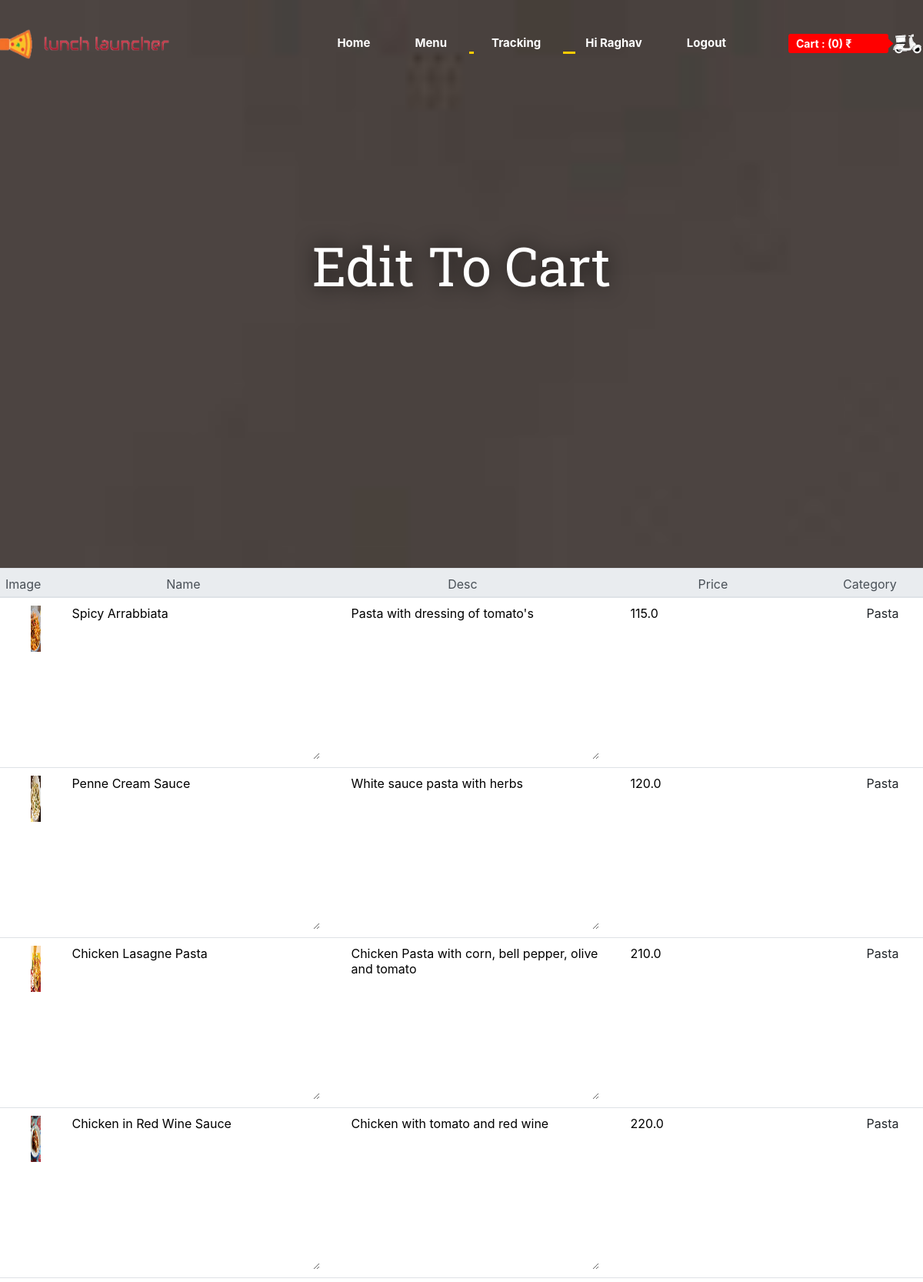
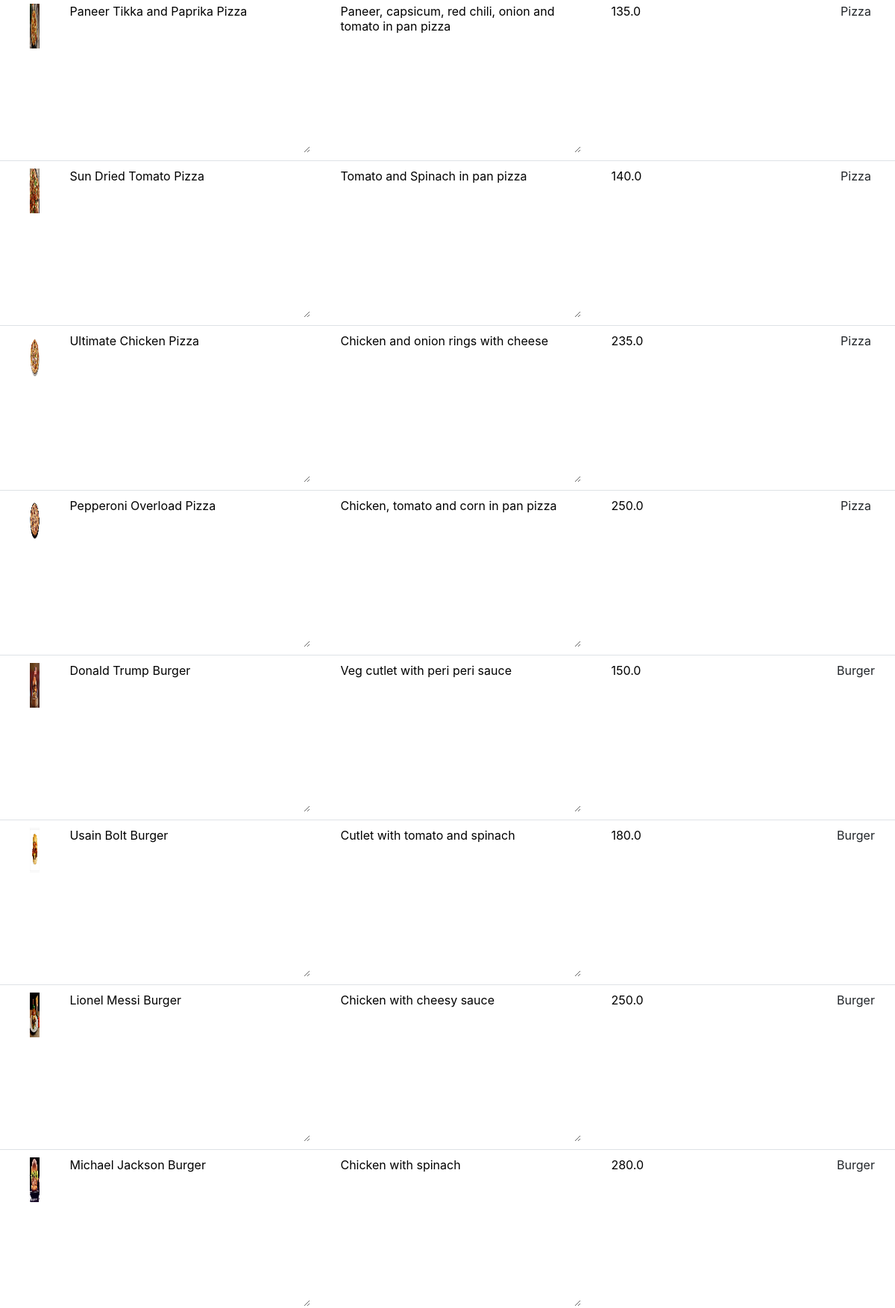
The app's page /editmenu (signed in, upper part) with its own data (2 pictures, top to bottom).
### humpy_food_app/models.py (models this page shows, shortened)
class Menu(models.Model):
    name=models.CharField(max_length=100, blank=True)
    desc=models.TextField(null=True)
    cate=models.CharField(choices=Category_Choice, default='Snacks', max_length=100)
    image=models.ImageField(upload_to='food/', null=True, blank=True)
    price=models.FloatField(blank=True, null=True)
    types=models.CharField(choices= Types_Choice, default='Vegetarian', max_length=100)

### humpy_food_app/views.py (the view)
# urls.py: path("editmenu", views.editmenu, name="editmenu"),
@staff_member_required(login_url='login')
def editmenu(request):
    menu = Menu.objects.all()
    id = request.GET.get('id')
    if request.method == "POST":
        menus = Menu.objects.get(id=id)
        edit = MenuForm(request.POST, request.FILES, instance=menus)
        if edit.is_valid():
            edit.save()
    return render(request, "editmenu.html", {'menus': menu})

### templates/editmenu.html (shortened to what this page needs)
{% extends 'base.html' %}
{% block main %}Edit To Cart{% endblock %}
{% block content %}
    <table class="table">
    <thead class="thead-light">
        <tr>
            <th scope="col">Image</th>
            <th scope="col">Name</th>
            <th scope="col">Desc</th>
            <th scope="col">Price</th>
            <th scope="col">Category</th>
            <th scope="col">Type</th>
        </tr>
    </thead>
    <tbody>
        {% for menu in menus %}
        <tr>
        <form action="editmenu?id={{menu.id}}" method="post">
            <td align="center"><img src="{{ menu.image.url }}" alt="" height="60" width="60"></td>
            <td align="center"><textarea name="name" id="name" cols="30" rows="10">{{ menu.name }}</textarea></td>
            <td align="center"><textarea name="desc" id="desc" cols="30" rows="10">{{ menu.desc }}</textarea></td>
            <td align="center"><input type="text" name="price" id="price" value={{ menu.price }}></td>
            <td align="center">{{ menu.cate }}</td>
            <td align="center">{{ menu.types }}</td>
        </form>
        </tr>
        {% endfor %}
    </tbody>
    </table>
{% endblock %}

### templates/base.html (shortened to what this page needs)
<html lang="en">
<head>
    <link rel="stylesheet" href="static/css/slick.css" >
    <link rel="stylesheet" href="static/css/style1.css" >
    <link rel="stylesheet" href="static/css/my-account.css" >
    <link rel="stylesheet" href="static/css/font-awesome.min.css">
    <link rel="stylesheet" href="static/css/bootstrap.min.css" >
</head>
<body>
    <div class="wrapper">
        <header id="Header">
            <div class="main_header">
                <div class="top_nav" id="navbar">
                    <div class="container">
                        <div class="row">
                            <div class="col-md-12">
                                <div class="logo">
                                    <a href="/" title="Launch Launcher"><img src="static/images/logo1.png" alt="Launch Launcher" width="300" height="50"></a>
                                </div>
                                <div class="nav_manu">
                                    <div class="Menu_list">
                                        <ul class="menu">
                                            {% if user.is_superuser %}
                                                <li><a href="/" class="trans hvr-underline-from-left">Home</a></li>
                                                <li class="nav-item dropdown">
                                                    <a class="trans" href="#" id="navbarDropdown" role="button" data-toggle="dropdown" aria-haspopup="true" aria-expanded="false">
                                                    Menu
                                                    </a>
                                                </li>
                                                <li><a href="edittrack" class="trans">Tracking</a></li>
                                            {% else %}
                                                <li><a href="/" class="trans hvr-underline-from-left">Home</a></li>
                                                <li><a href="about" class="trans">About</a></li>
                                                <li><a href="menu" class="trans">Order</a></li>
                                            {% endif %}
                                            {% if user.is_authenticated %}
                                                <li><a href="profile" class="trans">Hi {{ user.username }}</a></li>
                                                <li><a href="logout" class="trans">logout</a></li>
                                            {% else %}
                                                <li><a href="login">Login</a></li>
                                                <li><a href="register">Register</a></li>
                                            {% endif %}
                                        </ul>
                                    </div>
                                    <div class="Cart">
                                        <a href="cart" title="Cart">
                                            <span class="Cart_count">Cart : ({{items|length }}) &#8377;{{total}}</span>
                                        </a>
                                    </div>
                                </div>
                            </div>
                        </div>
                    </div>
                </div>
                <div class="H_banner home">
                    <div class="main_pitch">
                        <h1 class="page_title">{% block main %}{% endblock %}</h1>
                    </div>
                </div>
            </div>
        </header>
     {% block content %}
     {% endblock %}
    </div>
</body>
</html>

### static/css/my-account.css (style rules this page uses)
a, a:hover { text-decoration: none !important; }
.main_pitch { position: absolute; left: 0; right: 0; margin: auto; top: 50%; transform: translateY(-50%); -moz-transform: translateY(-50%); -ms-transform: translateY(-50%); -o-transform: translateY(-50%); -webkit-transform: translateY(-50%); }
.table td { padding: 10px 0 10px 40px !important; }
.table th { padding: 10px 0px 6px 7px !important; text-align: center; }

### records on screen
Menu: image (picture), name "Spicy Arrabbiata", desc "Pasta with dressing of tomato's", price "115.0", cate "Pasta"
Menu: image (picture), name "Penne Cream Sauce", desc "White sauce pasta with herbs", price "120.0", cate "Pasta"
Menu: image (picture), name "Chicken Lasagne Pasta", desc "Chicken Pasta with corn, bell pepper, olive and tomato", price "210.0", cate "Pasta"
Menu: image (picture), name "Chicken in Red Wine Sauce", desc "Chicken with tomato and red wine", price "220.0", cate "Pasta"
Menu: image (picture), name "Paneer Tikka and Paprika Pizza", desc "Paneer, capsicum, red chili, onion and tomato in pan pizza", price "135.0", cate "Pizza"
Menu: image (picture), name "Sun Dried Tomato Pizza", desc "Tomato and Spinach in pan pizza", price "140.0", cate "Pizza"
Menu: image (picture), name "Ultimate Chicken Pizza", desc "Chicken and onion rings with cheese", price "235.0", cate "Pizza"
Menu: image (picture), name "Pepperoni Overload Pizza", desc "Chicken, tomato and corn in pan pizza", price "250.0", cate "Pizza"
Menu: image (picture), name "Donald Trump Burger", desc "Veg cutlet with peri peri sauce", price "150.0", cate "Burger"
Menu: image (picture), name "Usain Bolt Burger", desc "Cutlet with tomato and spinach", price "180.0", cate "Burger"
Menu: image (picture), name "Lionel Messi Burger", desc "Chicken with cheesy sauce", price "250.0", cate "Burger"
Menu: image (picture), name "Michael Jackson Burger", desc "Chicken with spinach", price "280.0", cate "Burger"

### other values on screen
{{ user.username }} "Raghav"
{{ items|length }} "0"
